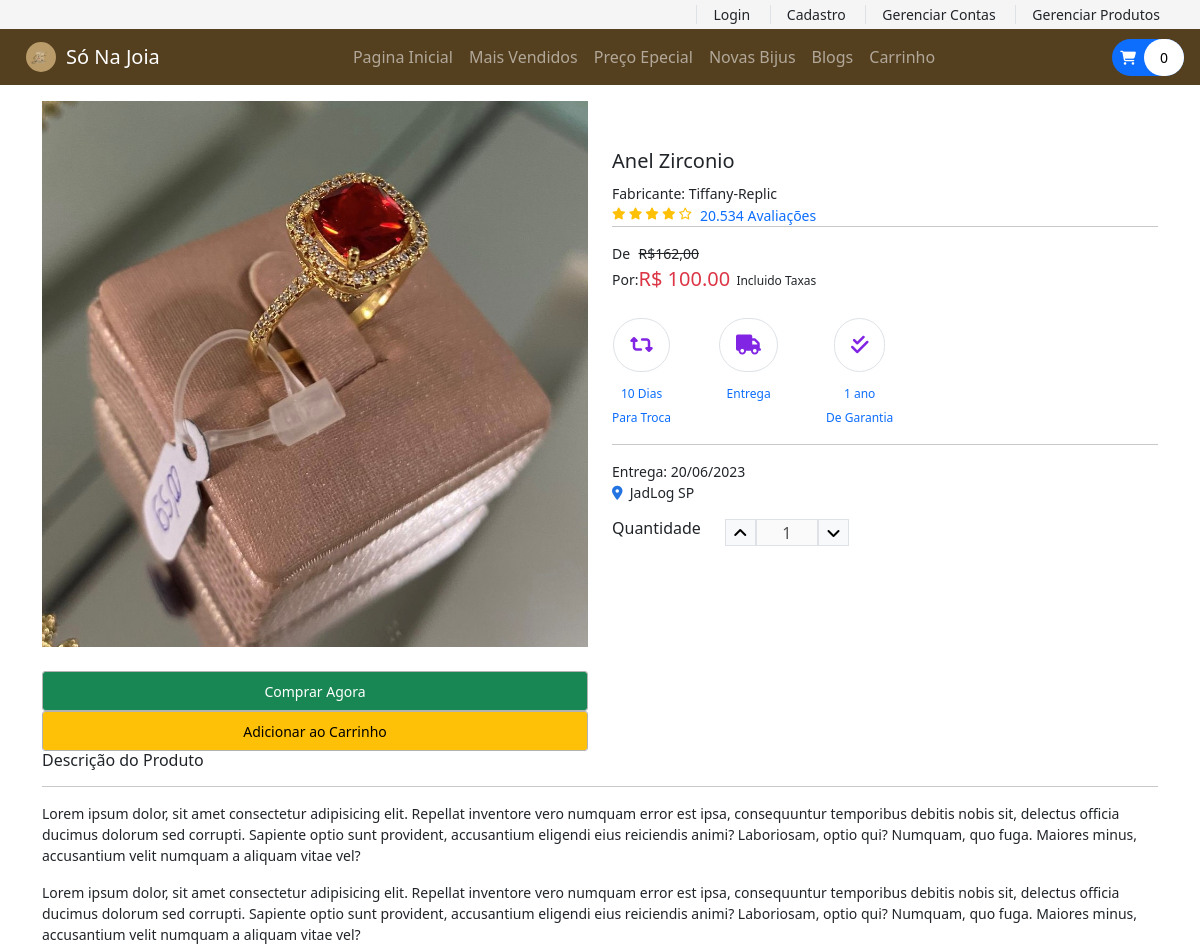
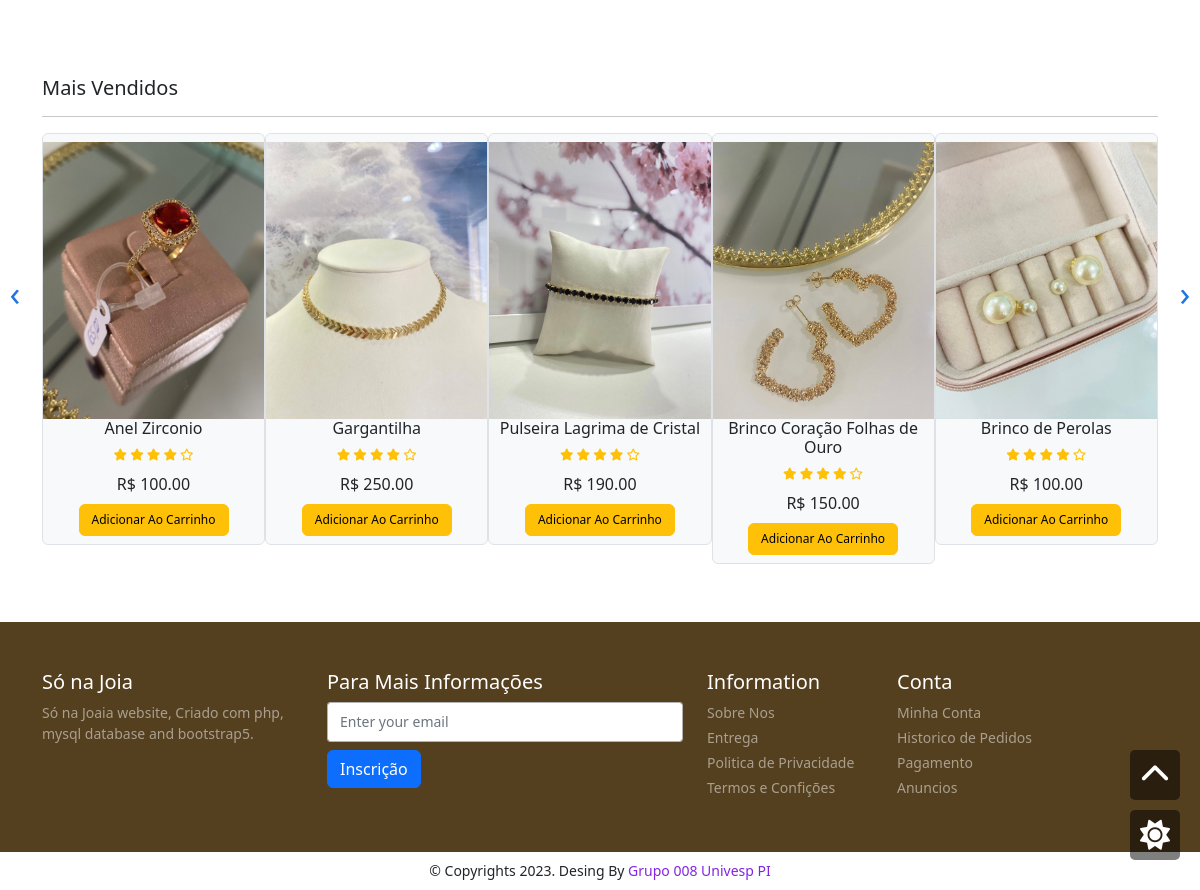
The page /product.php on the database its author committed (2 pictures, top to bottom).
### tables this page shows
CREATE TABLE `product` (
  `id` int(10) unsigned NOT NULL AUTO_INCREMENT,
  `name` varchar(100) NOT NULL,
  `brand` int(10) unsigned NOT NULL,
  `price` double(10,2) unsigned NOT NULL,
  `image` varchar(100) NOT NULL,
  PRIMARY KEY (`id`),
  KEY `brand` (`brand`),
  KEY `id` (`id`),
  CONSTRAINT `product_ibfk_1` FOREIGN KEY (`brand`) REFERENCES `manufacturer` (`id`) ON DELETE NO ACTION ON UPDATE NO ACTION
);

CREATE TABLE `manufacturer` (
  `id` int(10) unsigned NOT NULL,
  `brand` varchar(30) NOT NULL,
  `company` varchar(30) NOT NULL,
  `headquarter` varchar(30) NOT NULL,
  PRIMARY KEY (`id`)
);

### func/DBConnect.php (called while the page is built, shortened)
<?php
class Connect
{
    protected $host = '127.0.0.1';
    protected $user = 'root';
    protected $password = '';
    protected $database = 'semijoiaprod';
    public function __construct()
    {
        $this->con = mysqli_connect($this->host, $this->user, $this->password, $this->database);
    }
}
?>

### func/functions.php (called while the page is built, shortened)
<?php
require('func/DBConnect.php');
require('func/Cart.php');
require('func/Account.php');
require('func/Product.php');
require('func/Manage.php');
$db = new Connect();
$product = new Product($db);
$productData = $product->getData();
$cart = new Cart($db);
$acc = new Account($db);
$accData = $acc->getData();
$manage = new Manage($db);
?>

### func/Product.php (called while the page is built, shortened)
<?php
class Product
{
    public $db = null;
    public function __construct(Connect $db)
    {
        $this->db = $db;
    }
    public function getData($table = 'product')
    {
        $sql = "SELECT * FROM {$table}";
        $result = $this->db->con->query($sql);
        $resultArray = array();
        if ($result->num_rows > 0) {
            while ($item = mysqli_fetch_array($result, MYSQLI_ASSOC)) {
                $resultArray[] = $item;
            }
        }
        return $resultArray;
    }
}

### product.php (called while the page is built, shortened)
<?php
include('func/header.php');
?>
<?php
include('libs/_products.php');
include('libs/_top-sale.php');
?>
<?php
include('func/footer.php');
?>

### func/Cart.php (called while the page is built, shortened)
<?php
class Cart
{
    public $db = null;
    public function __construct(Connect $db)
    {
        $this->db = $db;
    }
    public function getCart($userid = null, $table = 'cart')
    {
        $sql = "SELECT * FROM {$table} WHERE user_id={$userid}";
        $result = $this->db->con->query($sql);
        $resultArray = array();
        return $resultArray;
    }
}

### func/Account.php (called while the page is built, shortened)
<?php
class Account
{
    public $db = null;
    public function __construct(Connect $db)
    {
        $this->db = $db;
    }
    public function getData($table = 'account')
    {
        $sql = "SELECT * FROM {$table}";
        $result = $this->db->con->query($sql);
        $resultArray = array();
        if ($result->num_rows > 0) {
            while ($item = mysqli_fetch_array($result, MYSQLI_ASSOC)) {
                $resultArray[] = $item;
            }
        }
        return $resultArray;
    }
}

### func/Manage.php (called while the page is built, shortened)
<?php
class Manage
{
    public $db = null;
    public function __construct(Connect $db)
    {
        $this->db = $db;
    }
    public function getBrand($id = null, $table = 'manufacturer')
    {
        if ($id != null) {
            $sql = "SELECT * FROM {$table} WHERE id={$id}";
            $result = $this->db->con->query($sql);
            $resultArray = array();
            if ($result->num_rows == 1) {
                $resultArray = mysqli_fetch_array($result, MYSQLI_ASSOC);
            }
            return $resultArray;
        }
    }
}

### libs/_top-sale.php (the view, shortened to what this page needs)
<?php
shuffle($productData);
?>
<section id="top-sale">
    <div class="container py-5">
        <h4 class="font-size-20">Mais Vendidos</h4>
        <hr>
        <div class="owl-carousel owl-theme">
            <?php foreach ($productData as $item) { ?>
                <div class="item py-2 border rounded-2 bg-light">
                    <div class="product">
                        <a href="<?php printf('%s?id=%s', 'product.php', $item['id']); ?>">
                            <img src="<?php echo $item['image']; ?>" alt="product1" class="img-fluid w-60 mx-auto">
                        </a>
                        <div class="text-center">
                            <h6>
                                <?php echo $item['name']; ?>
                            </h6>
                            <div class="rating text-warning font-size-12">
                                <span><i class="fas fa-star"></i></span>
                                <span><i class="fas fa-star"></i></span>
                                <span><i class="fas fa-star"></i></span>
                                <span><i class="fas fa-star"></i></span>
                                <span><i class="far fa-star"></i></span>
                            </div>
                            <div class="price py-2">
                                <span>R$
                                    <?php echo $item['price'] ?? '0'; ?>
                                </span>
                            </div>
                            <form method="POST">
                                <?php
                                if (in_array($item['id'], $cart->getCartId($cart->getCart($_COOKIE['user_id'] ?? 0)) ?? [])) {
                                    echo '<button type="submit" disabled class="btn btn-success font-size-12">No Carrinho</button>';
                                } else {
                                    echo '<button type="submit" name="top_sale_submit" class="btn btn-warning font-size-12">Adicionar Ao Carrinho</button>';
                                }
                                ?>
                            </form>
                        </div>
                    </div>
                </div>
            <?php
            }
            ?>
        </div>
    </div>
</section>

### libs/_products.php (shortened to what this page needs)
<?php
$id = $_GET['id'] ?? 1;
foreach ($product->getData() as $item):
    if ($item['id'] == $id):
        ?>
        <section id="product" class="py-3">
            <div class="container">
                <div class="row">
                    <div class="col-sm-6">
                        <img src="<?php echo $item['image']; ?>" alt="product" class="img-fluid">
                        <div class="pt-4 font-size-16">
                            <div class="col">
                                <button type="submit" class="btn btn-success form-control"
                                    onclick="alert('Em desenvolvimento')">Comprar Agora</button>
                            </div>
                            <div class="col">
                                <form method="POST">
                                    <?php
                                    if (in_array($item['id'], $cart->getCartId($cart->getCart($_COOKIE['user_id'] ?? 0)) ?? [])) {
                                        echo '<button type="submit" disabled class="btn btn-success form-control">No Carrinho</button>';
                                    } else {
                                        echo '<button type="submit" name="buy_product_submit" class="btn btn-warning form-control">Adicionar ao Carrinho</button>';
                                    }
                                    ?>
                                </form>
                            </div>
                        </div>
                    </div>
                    <div class="col-sm-6 py-5">
                        <h5 class="font-size-20">
                            <?php echo $item['name']; ?>
                        </h5>
                        <small>Fabricante:
                            <?php echo $manage->getBrand($item['brand'])['brand']; ?>
                        </small>
                        <div class="d-flex">
                            <div class="rating text-warning font-size-12">
                                <span><i class="fas fa-star"></i></span>
                                <span><i class="fas fa-star"></i></span>
                                <span><i class="fas fa-star"></i></span>
                                <span><i class="fas fa-star"></i></span>
                                <span><i class="far fa-star"></i></span>
                            </div>
                            <a href="#" class="px-2 font-size-14">20.534 Avaliações </a>
                        </div>
                        <hr class="m-0">
                        <table class="my-3 font-size-14">
                            <tr>
                                <td>De</td>
                                <td><strike>R$162,00</strike></td>
                            </tr>
                            <tr>
                                <td>Por:</td>
                                <td class="font-size-20 text-danger">R$
                                    <span>
                                        <?php echo $item['price'] ?? 0; ?>
                                    </span>
                                </td>
                                <td>
                                    <span class="font-size-12">&nbsp;&nbsp;Incluido Taxas</span>
                                </td>
                            </tr>
                        </table>
                        <div id="policy">
                            <div class="d-flex">
                                <div class="return text-center me-5">
                                    <div class="font-size-20 my-2 color-second">
                                        <span class="fas fa-retweet border p-3 rounded-pill"></span>
                                    </div>
                                    <a href="#" class="font-size-12">10 Dias <br> Para Troca</a>
                                </div>
                                <div class="return text-center me-5">
                                    <div class="font-size-20 my-2 color-second">
                                        <span class="fas fa-truck  border p-3 rounded-pill"></span>
                                    </div>
                                    <a href="#" class="font-size-12">Entrega<br></a>
                                </div>
                                <div class="return text-center me-5">
                                    <div class="font-size-20 my-2 color-second">
                                        <span class="fas fa-check-double border p-3 rounded-pill"></span>
                                    </div>
                                    <a href="#" class="font-size-12">1 ano <br>De Garantia</a>
                                </div>
                            </div>
                        </div>
                        <hr>
                        <div id="order-details" class="d-flex flex-column">
                            <small>Entrega: 20/06/2023</small>
                            <small><i class="fas fa-map-marker-alt color-primary"></i>&nbsp;&nbsp;JadLog SP</small>
                        </div>
                        <div class="row align-items-center">
                            <div class="col-6">
                                <div class="color my-3">
                                <div class="qty d-flex">
                                    <h6>Quantidade</h6>
                                    <div class="px-4 d-flex">
                                        <button class="qty-up border bg-light w-25" data-id="pro1"><i
                                                class="fas fa-angle-up"></i></button>
                                        <input type="text" data-id="pro1"
                                            class="qty_input text-center border px-2 w-50" disabled value="1"
                                            placeholder="1">
                                        <button data-id="pro1" class="qty-down border bg-light w-25"><i
                                                class="fas fa-angle-down"></i></button>
                                    </div>
                                </div>
                            </div>
                            </div>
                        </div>
                    </div>
                    <div class="col-12">
                        <h6>Descrição do Produto</h6>
                        <hr>
                        <p class="font-size-14">Lorem ipsum dolor, sit amet consectetur adipisicing elit. Repellat inventore
                            vero numquam error est ipsa, consequuntur temporibus debitis nobis sit, delectus officia ducimus
                            dolorum sed corrupti. Sapiente optio sunt provident, accusantium eligendi eius reiciendis animi?
                            Laboriosam, optio qui? Numquam, quo fuga. Maiores minus, accusantium velit numquam a aliquam vitae
                            vel?
                        </p>
                        <p class="font-size-14">Lorem ipsum dolor, sit amet consectetur adipisicing elit. Repellat inventore
                            vero numquam error est ipsa, consequuntur temporibus debitis nobis sit, delectus officia ducimus
                            dolorum sed corrupti. Sapiente optio sunt provident, accusantium eligendi eius reiciendis animi?
                            Laboriosam, optio qui? Numquam, quo fuga. Maiores minus, accusantium velit numquam a aliquam vitae
                            vel?
                        </p>
                    </div>
                </div>
            </div>
        </section>
        <?php
    endif;
endforeach;
?>

### css/style.css (style rules this page uses)
* { padding: 0; margin: 0; box-sizing: border-box; }
html { color: #333; font-family: "Open Sans", sans-serif; }
.form-control { height: 40px; padding: 8px 12px; border: 1px solid #b3b3b3; border-radius: 3px; outline: none; font-size: 14px; }

### style.css (style rules this page uses)
button, button:focus { outline: none !important; box-shadow: none !important; }
html { font-family: "Open Sans", sans-serif; color: #333; scroll-behavior: smooth; }
a { text-decoration: none; }
.font-size-12 { font-size: 12px; }
.font-size-14 { font-size: 14px; }
.font-size-16 { font-size: 16px; }
.font-size-20 { font-size: 20px; }
.color-primary { color: #2374e1; }
.color-second { color: #8224e3; }
#top-sale .owl-carousel .item .product a { overflow: hidden; }
#top-sale .owl-carousel .item .product img { transition: transform 0.5s ease; }
#product img { width: 546px; height: 546px; object-fit: cover; object-position: center; }

### rows shown on the page
product: image (picture), name "Anel Zirconio", brand.brand "Tiffany-Replic", price "100.00"
product: image (picture), name "Gargantilha", price "250.00"
product: image (picture), name "Pulseira Lagrima de Cristal", price "190.00"
product: image (picture), name "Brinco Coração Folhas de Ouro", price "150.00"
product: image (picture), name "Brinco de Perolas", price "100.00"

### other values the page prints
count($cart->getCart($_COOKIE['user_id'] ?? 0)) "0"
